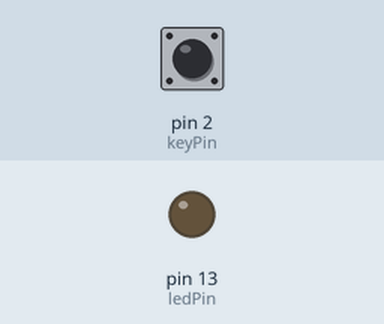
Bench run of a sketch on a simulated Arduino Uno, built with avr-gcc and run on an emulated ATmega328P. Parts: output pins drawn as LEDs (lit = HIGH). The inputs (shaded band) are chosen by the test bench; at power-on: pin 2 (keyPin) LOW.

Above: at 1.2 s.
1.3 s: pin 2 (keyPin) pulled HIGH for 0.15 s
At 2.5 s:
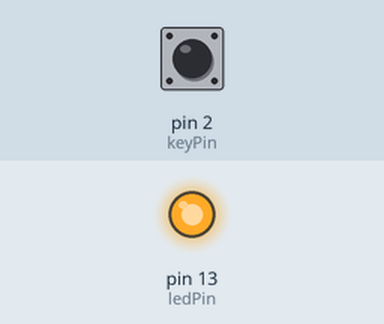
2.9 s: pin 2 (keyPin) pulled HIGH for 1 s
At 3.7 s:
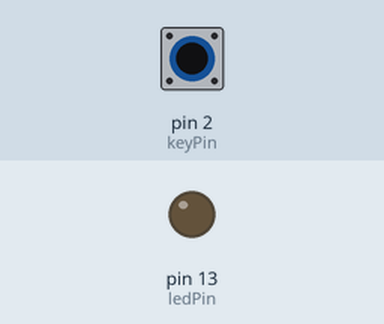
5.4 s: pin 2 (keyPin) pulled HIGH for 3.2 s
At 6.8 s:
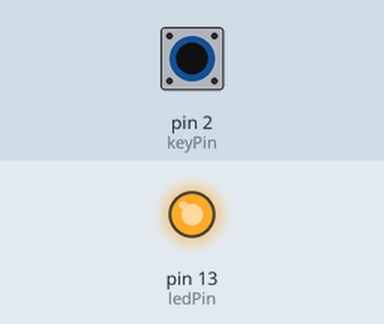
Timing chart, 0 to 8.4 s (numbered marks = the images above; inputs shaded):
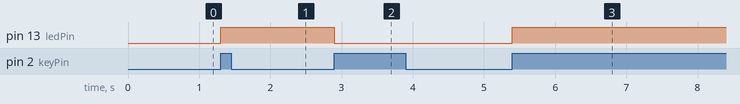

Measured:
- after the input at 1.3 s, pin 13 (ledPin): LOW → HIGH at once
- after the input at 2.9 s, pin 13 (ledPin): HIGH → LOW at once
- after the input at 5.4 s, pin 13 (ledPin): LOW → HIGH at once

The sketch:

TASTEN_INTERRUPT.ino
```cpp
int ledPin = 13;
int keyPin = 2;
volatile bool state = false;


void setup()
{
  pinMode(13, OUTPUT);
  attachInterrupt(digitalPinToInterrupt(2), keyPressed, RISING);
}

uint32_t lastKeyPressed = 0;

void loop()
{
  digitalWrite(13,state);

}

void keyPressed()
{
  state = !state;
}
```
